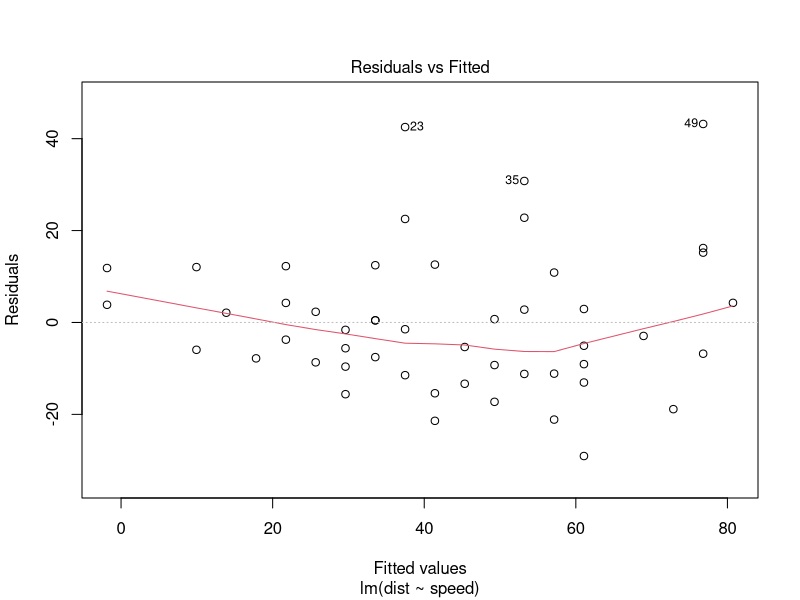
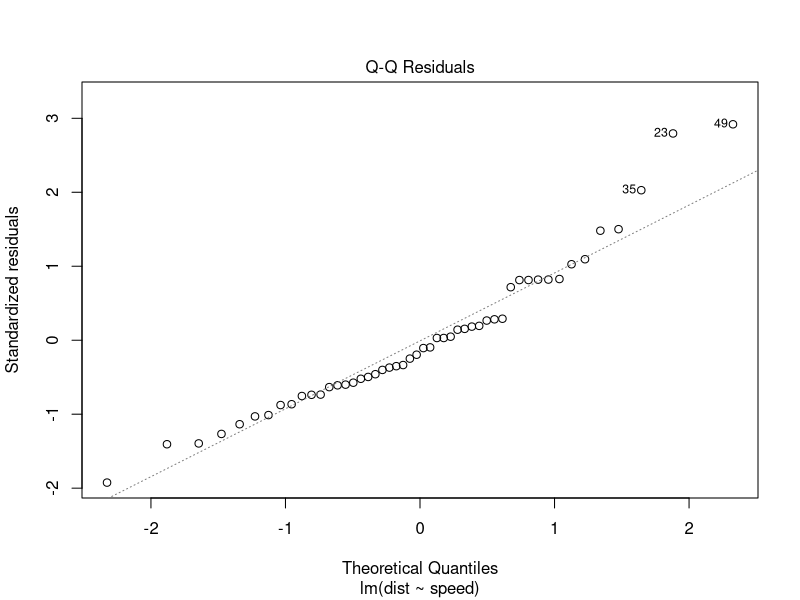
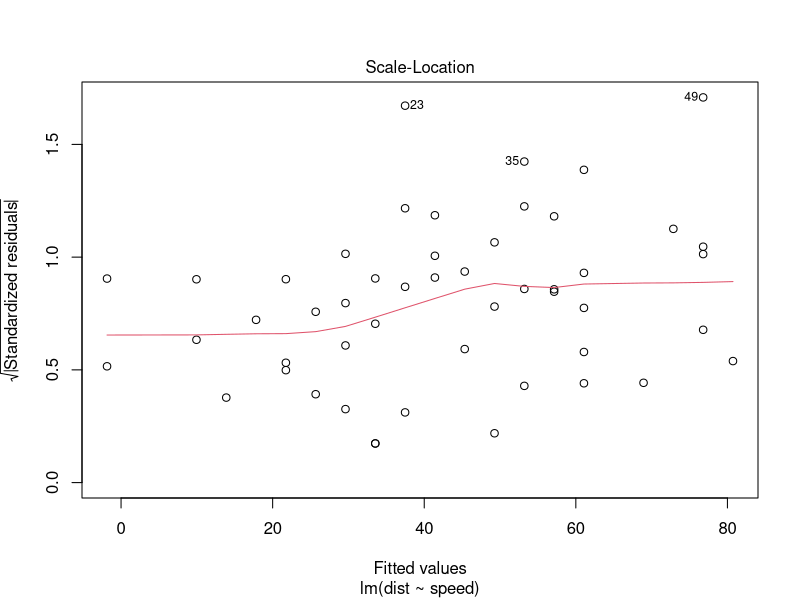
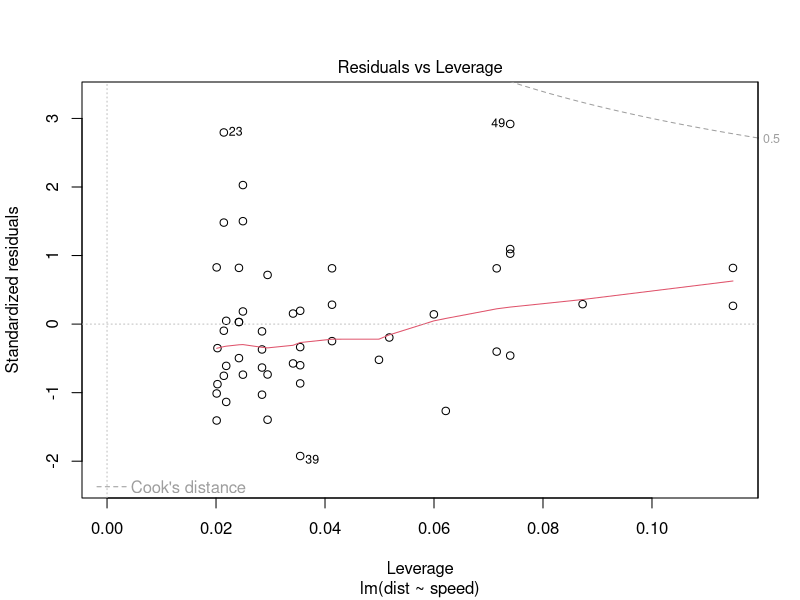
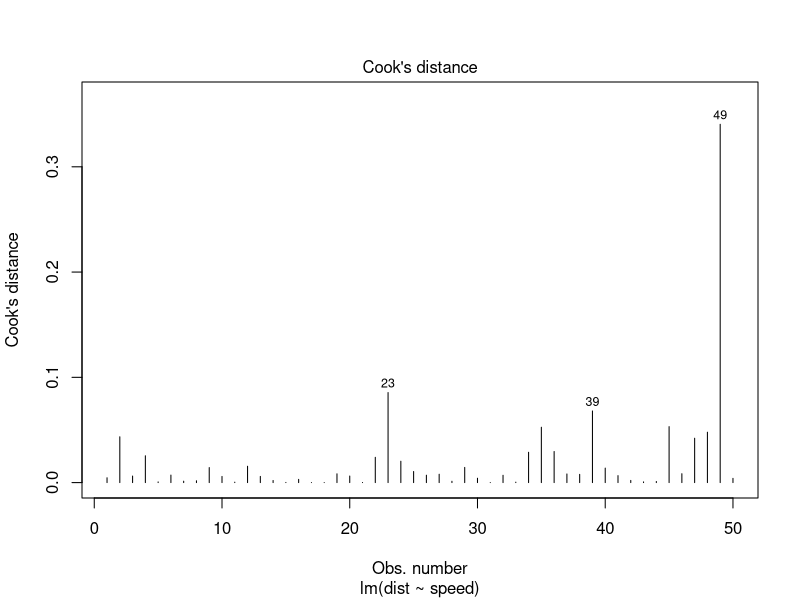
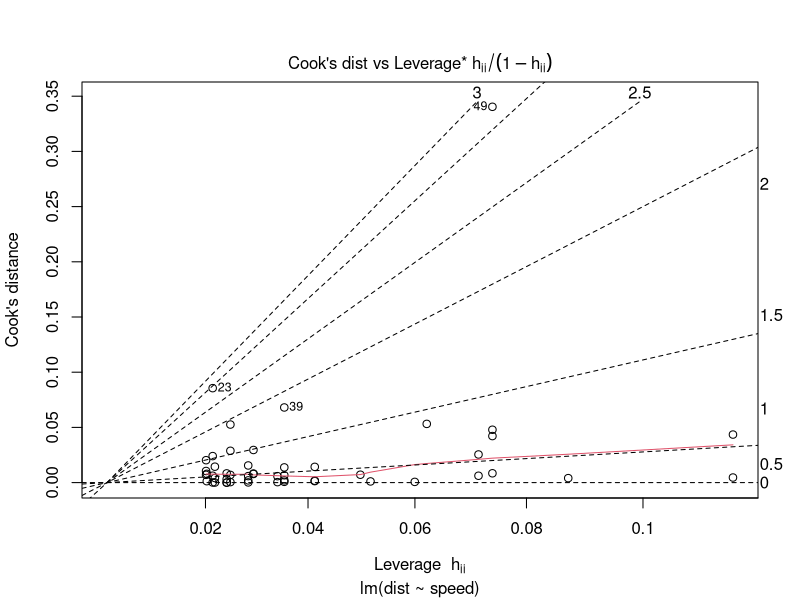
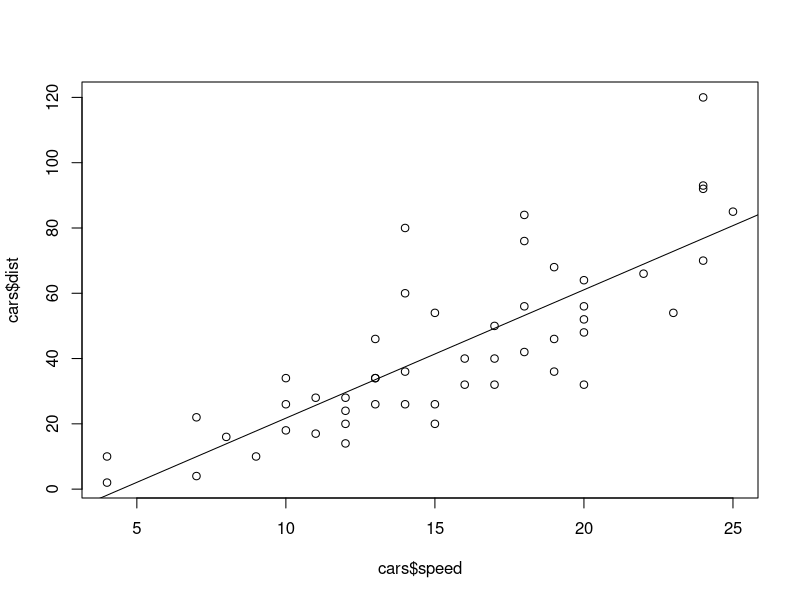
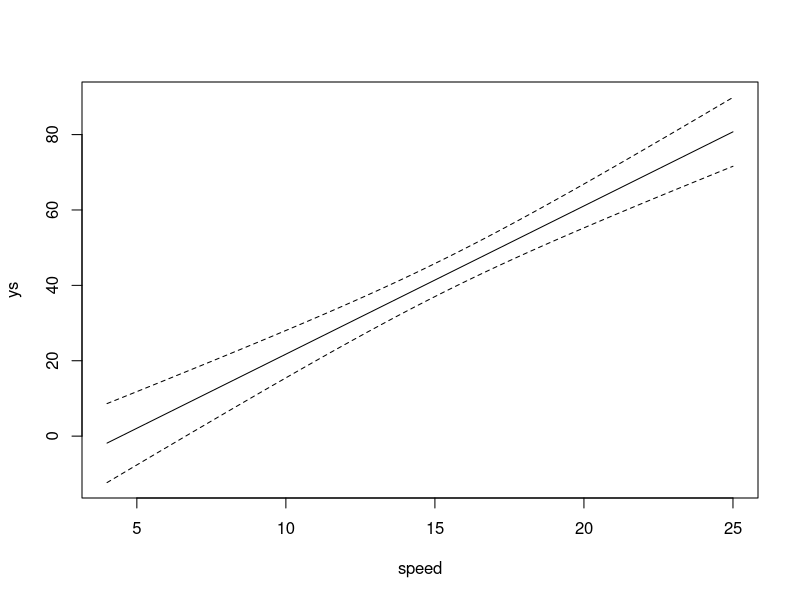

R code for these plots, in order:
## ---- chunk 1
(m <- lm(dist ~ speed, cars))
## ---- chunk 2
coef(m)
## ---- chunk 3
fitted(m)[1:4]
## ---- chunk 4
residuals(m)[1:4]
## ---- chunk 5
fitted(m)[1:4] + residuals(m)[1:4]
cars$dist[1:4]
## ---- chunk 6
confint(m)
## ---- chunk 7
deviance(m)
## ---- chunk 8
(m <- lm(dist ~ speed, data=cars))
predict(m, newdata=data.frame(speed=3))
## ---- chunk 9
predict(m, newdata=data.frame(speed=c(3)), interval="confidence")
## ---- chunk 10
predict(m, newdata=data.frame(speed=c(3)), interval="prediction")
## ---- chunk 11
summary(m)

## ---- chunk 12
anova(m)
(full <- lm(dist ~ speed, data=cars))
(reduced <- lm(dist ~ 1, data=cars))
anova(reduced, full)
## ---- chunk 13
plot(m)
## ---- chunk 14
plot(m, which=c(4, 6))

## ---- chunk 15
plot(cars$speed, cars$dist)
abline(coef(m))

## ---- chunk 16
summary(cars$speed)
predict(m, newdata=data.frame(speed=seq(4.0, 25.0, .2)),
        interval="confidence")

## ---- chunk 17
speed <- seq(min(cars$speed), max(cars$speed), .1)
ys <- predict(m, newdata=data.frame(speed=speed), interval="confidence")
matplot(speed, ys, type='n')
matlines(speed, ys, lty=c(1, 2, 2), col=1)

